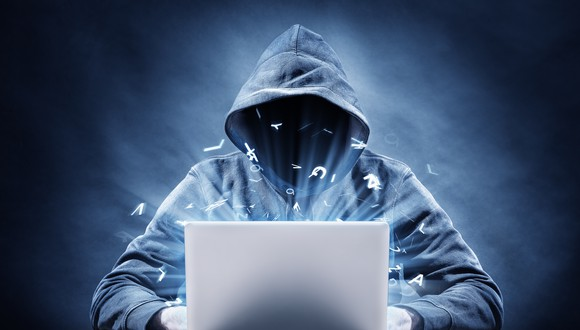
#> input picture hacker.jpg, 580 x 330 px
$ jupyter execute Intro.ipynb   (shell and % lines are left out)
#> lines starting #> are read from the running program, lines starting #| are printed output that depends on the picture
# Chameleon [summary of usefull info]

### Image

[cell 1]
import numpy as np
import cv2
from matplotlib import pyplot as plt
img = cv2.imread('hacker.jpg')
#> img is the input picture: shape (330, 580, 3); mean B, G, R 112.8, 85.5, 66.6
plt.imshow(img)
plt.show()

[cell 2]
img.shape
#> Out = (330, 580, 3)

[cell 3]
img[200,200] #if i get everything correct it is [R,G,B] format
#> Out = [213, 179, 143]

$\textbf{Question}$ - With which exactly numbers out of (R,G,B) does DCT work?

### (R,G,B) - different outcomes

[cell 4]
# Just to compare
part_of_the_img_0 = img[50:58, 50:58, 0] #using R
part_of_the_img_1 = img[50:58, 50:58, 1] #using G
part_of_the_img_2 = img[50:58, 50:58, 2] #using B
# Visualizing
fig = plt.figure()
ax0 = fig.add_subplot(131)
ax0.imshow(part_of_the_img_0)
ax1 = fig.add_subplot(132)
ax1.imshow(part_of_the_img_1)
ax2 = fig.add_subplot(133)
ax2.imshow(part_of_the_img_2)
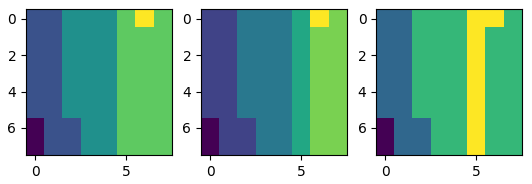
#> figure drawn by matplotlib, 3 panels

### DCT

There is no 2d implementation of DCT in python, but we can construct the matrix of transformation and use it to make DCT

[cell 5]
# This part was copied from the web, so better to check.
N=8
W = np.zeros((N, N))
for i in range(N):
    W[0,i] = 1
for i in xrange(1,N):
    for k in xrange(N):
        W[i,k] = 2*np.cos((np.pi/N) * i * (k + 0.5) )
W=W.T

After we computed the transform matrix, we will write our own DTC function

[cell 6]
def DCT(grid):   #forward DCT
    return np.dot(np.dot(W, grid), W.T)
def DCT_b(grid): #inverse DCT
    Wi=np.linalg.inv(W)
    return np.dot(np.dot(Wi, grid), Wi.T)

Let's try our DTC on the 8*8 matrixes from above (I mean colored subplots)

[cell 7]
plt.imshow(DCT(part_of_the_img_0))
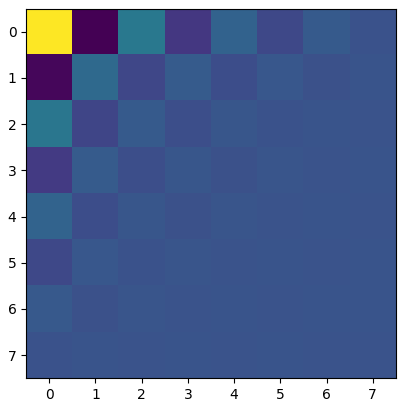
#> figure drawn by matplotlib, 1 panel

And now we will try to undo our DTC

[cell 8]
plt.imshow(DCT_b(DCT(part_of_the_img_0)))
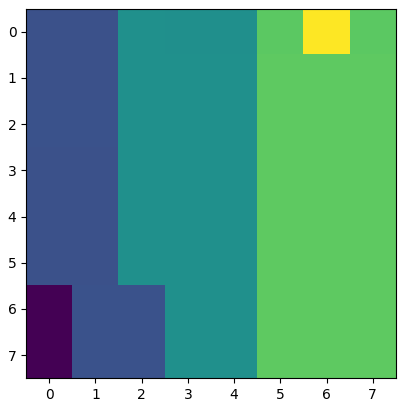
#> figure drawn by matplotlib, 1 panel

As we can see everything works, though I really think you should check matrix thing

[cell 9]
# opencv have a dct implementation so let's check that one out
f_part_0 = np.float32(part_of_the_img_0)
cv_dct = cv2.dct(f_part_0)
# move things back to uint8
cv_dct_u = np.uint8(cv_dct)
plt.imshow(cv_dct_u)
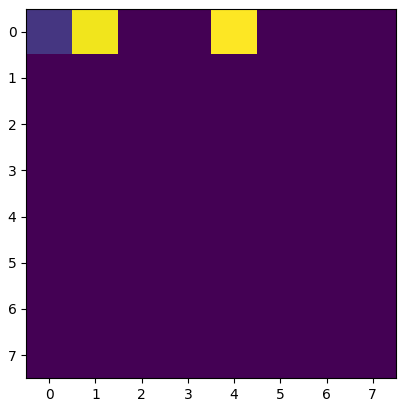
#> figure drawn by matplotlib, 1 panel

There's actually something wrong because we are not getting the same image by inverse dct. It seems that it has to do with the format of the data in the image. I will keep checking on that!

[cell 10]
# let's check on the inverse DCT now using cv2
f_inv_dct = cv2.dct(cv_dct, cv2.DCT_INVERSE)
u_inv_dct = np.uint8(f_inv_dct)
fig = plt.figure()
ax0 = fig.add_subplot(131)
ax0.imshow(part_of_the_img_0)
ax1 = fig.add_subplot(132)
ax1.imshow(u_inv_dct)
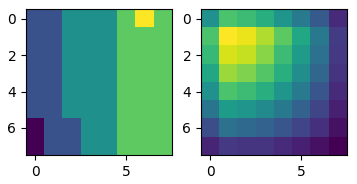
#> figure drawn by matplotlib, 2 panels
